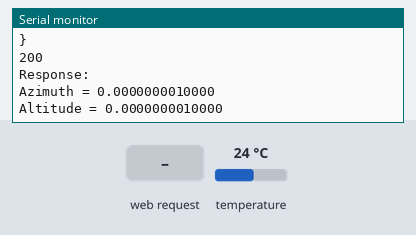
Simulated run of this sketch. Board: ESP8266 (NodeMCU). On the bench: the last lines printed to the serial monitor. The inputs (shaded band) are chosen by the test bench; at power-on: temperature 24 °C. WiFi joins after 1.5 s; servers stay silent unless stated; uploads are accepted with an empty reply.

Above: at 2.7 s.
2.8 s: HTTP request GET /mirrors/ received
At 4.3 s:
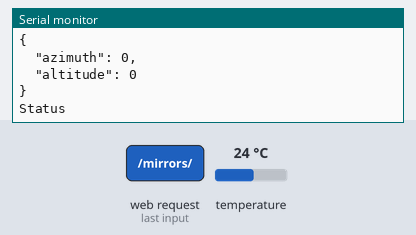
4.9 s: HTTP request GET /mirrors/?status=1 received
At 5.8 s:
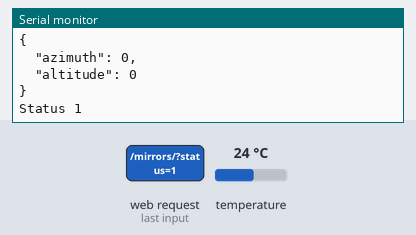

Measured:
- after the input at 2.8 s, the serial monitor: prints a new line after 0.69 s (image 1)
- after the input at 4.9 s, the serial monitor: prints a new line after 0.59 s (image 2)

The sketch:

Tower.ino
```cpp
#include <ESP8266WiFi.h>
#include <WiFiClient.h>
#include <ESP8266WebServer.h>
#include <ESP8266mDNS.h>
#include <ESP8266HTTPClient.h>
#include <ArduinoJson.h>
#include <OneWire.h>
#include <DallasTemperature.h>

#define ONE_WIRE_BUS D3

OneWire oneWire(ONE_WIRE_BUS);
DallasTemperature sensors(&oneWire);

const char* ssid = "SoAp";
const char* password = "uzumaki.naruto";
String mirrorState = "";
double azimuth=0;
double altitude=0;
double temperature;

ESP8266WebServer server(80);

void handleRoot() {
  server.send(200, "text/plain", "hello from esp8266!");
}

void handleNotFound(){

  String message = "File Not Found\n\n";
  message += "URI: ";
  message += server.uri();
  message += "\nMethod: ";
  message += (server.method() == HTTP_GET)?"GET":"POST";
  message += "\nArguments: ";
  message += server.args();
  message += "\n";
  for (uint8_t i=0; i<server.args(); i++){
    message += " " + server.argName(i) + ": " + server.arg(i) + "\n";
  }
  server.send(404, "text/plain", message);
}

void measureTemperature(){
  sensors.requestTemperatures();
  temperature = sensors.getTempCByIndex(0);
}

void sendTemperature(){
    StaticJsonBuffer<300> JSONbuffer;   //Declaring static JSON buffer
    JsonObject& JSONencoder = JSONbuffer.createObject();

    JSONencoder["plant_id"] = 01;
    JSONencoder["temperature"] = temperature;

    char JSONmessageBuffer[300];
    JSONencoder.prettyPrintTo(JSONmessageBuffer, sizeof(JSONmessageBuffer));
    Serial.println(JSONmessageBuffer);

    HTTPClient http;    //Declare object of class HTTPClient

    http.begin("http://192.168.1.2:8000/api/temperatures");      //Specify request destination
    http.addHeader("Content-Type", "application/json");  //Specify content-type header

    int httpCode = http.POST(JSONmessageBuffer);   //Send the request

//    String payload = http.getString();                                        //Get the response payload

    Serial.println(httpCode);   //Print HTTP return code
//    Serial.println(payload);    //Print request response payload

    const size_t capacity = JSON_OBJECT_SIZE(2) + 60; //calculating the required size
    DynamicJsonBuffer jsonBuffer(capacity);
    JsonObject& pos = jsonBuffer.parseObject(http.getString());

    // Extract values
    Serial.println(("Response:"));
    azimuth = pos["azimuth"];
//    azimuth = (azimuth *180)/3.1415926535898;
    altitude = pos["altitude"];
//    altitude = (altitude *180)/3.1415926535898;
//    azimuth = 50;
//    altitude = 50;
    Serial.print("Azimuth = ");
    Serial.println((azimuth *180)/3.1415926535898,13);
    Serial.print("Altitude = ");
    Serial.println((altitude *180)/3.1415926535898,13);

    http.end();  //Close connection

}

void mirrors(){
    StaticJsonBuffer<300> JSONbuffer;   //Declaring static JSON buffer
    JsonObject& JSONencoderMirror = JSONbuffer.createObject();

    JSONencoderMirror["azimuth"] = azimuth;
    JSONencoderMirror["altitude"] = altitude;


    mirrorState = server.arg("status"); //State feedback from the mirror

    char JSONmessageBuffer[300];
    JSONencoderMirror.prettyPrintTo(JSONmessageBuffer, sizeof(JSONmessageBuffer));
    Serial.println("Mirror request");
    Serial.println(JSONmessageBuffer);
    Serial.println("Status "+mirrorState);
    server.send(200, "application/json",JSONmessageBuffer );
}


void setup(void){
  Serial.begin(115200);
  WiFi.mode(WIFI_STA);

  WiFi.begin(ssid, password);
  Serial.println("");

  // Wait for connection
  while (WiFi.status() != WL_CONNECTED) {
    delay(500);
    Serial.print(".");
  }
  Serial.println("");
  Serial.print("Connected to ");
  Serial.println(ssid);
  Serial.print("IP address: ");
  Serial.println(WiFi.localIP());

  if (MDNS.begin("esp8266")) {
    Serial.println("MDNS responder started");
  }

  server.on("/", handleRoot);

  server.on("/mirrors/", mirrors );

  server.onNotFound(handleNotFound);

  server.begin();
  Serial.println("HTTP server started");
  sensors.begin();
}
int i=0;
void loop(void){
  if(i%30==0){
    measureTemperature();
    sendTemperature();
  }else{
    server.handleClient();
  }

  i = i+1;
  delay(1000);
}
```
